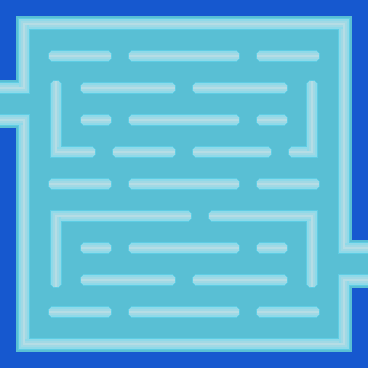

This is a level from a 2D game, rendered from its Tiled map with the project's own tilesets. A one-line summary and the complete map file follow:
An orthogonal 23x23 tile map with 16x16 px tiles, 2 tile layers (floor, walls).

<map version="1.10" tiledversion="1.10.1" orientation="orthogonal" renderorder="right-down" width="23" height="23" tilewidth="16" tileheight="16" infinite="0" nextlayerid="3" nextobjectid="1">
 <editorsettings>
  <export target="yetitilemap.tmj" format="json" />
 </editorsettings>
 <tileset firstgid="1" name="pacmap" tilewidth="16" tileheight="16" tilecount="16" columns="4">
  <image source="pacmap.png" width="64" height="64" />
 </tileset>
 <layer id="1" name="floor" width="23" height="23">
  <data encoding="csv">
10,10,10,10,10,10,10,10,10,10,10,10,10,10,10,10,10,10,10,10,10,10,10,
10,6,6,6,6,6,6,6,6,6,6,6,6,6,6,6,6,6,6,6,6,6,10,
10,6,6,6,6,6,6,6,6,6,6,6,6,6,6,6,6,6,6,6,6,6,10,
10,6,6,15,2,2,16,6,15,2,2,2,2,2,16,6,15,2,2,16,6,6,10,
10,6,6,6,6,6,6,6,6,6,6,6,6,6,6,6,6,6,6,6,6,6,10,
6,6,6,6,6,6,6,6,6,6,6,6,6,6,6,6,6,6,6,6,6,6,10,
6,6,6,6,6,6,6,6,6,6,6,6,6,6,6,6,6,6,6,6,6,6,10,
6,6,6,6,6,6,6,6,6,6,6,6,6,6,6,6,6,6,6,6,6,6,10,
10,6,6,6,6,6,6,6,6,6,6,6,6,6,6,6,6,6,6,6,6,6,10,
10,6,6,6,6,6,6,6,6,6,6,6,6,6,6,6,6,6,6,6,6,6,10,
10,6,6,6,6,6,6,6,6,6,6,6,6,6,6,6,6,6,6,6,6,6,10,
10,6,6,6,6,6,6,6,6,6,6,6,6,6,6,6,6,6,6,6,6,6,10,
10,6,6,6,6,6,6,6,6,6,6,6,6,6,6,6,6,6,6,6,6,6,10,
10,6,6,6,6,6,6,6,6,6,6,6,6,6,6,6,6,6,6,6,6,6,10,
10,6,6,6,6,6,6,6,6,6,6,6,6,6,6,6,6,6,6,6,6,6,10,
10,6,6,6,6,6,6,6,6,6,6,6,6,6,6,6,6,6,6,6,6,6,6,
10,6,6,6,6,6,6,6,6,6,6,6,6,6,6,6,6,6,6,6,6,6,6,
10,6,6,6,6,6,6,6,6,6,6,6,6,6,6,6,6,6,6,6,6,6,6,
10,6,6,6,6,6,6,6,6,6,6,6,6,6,6,6,6,6,6,6,6,6,10,
10,6,6,6,6,6,6,6,6,6,6,6,6,6,6,6,6,6,6,6,6,6,10,
10,6,6,6,6,6,6,6,6,6,6,6,6,6,6,6,6,6,6,6,6,6,10,
10,6,6,6,6,6,6,6,6,6,6,6,6,6,6,6,6,6,6,6,6,6,10,
10,10,10,10,10,10,10,10,10,10,10,10,10,10,10,10,10,10,10,10,10,10,10
</data>
 </layer>
 <layer id="2" name="walls" width="23" height="23">
  <data encoding="csv">
0,0,0,0,0,0,0,0,0,0,0,0,0,0,0,0,0,0,0,0,0,0,0,
0,1,2,2,2,2,2,2,2,2,2,2,2,2,2,2,2,2,2,2,2,3,0,
0,5,0,0,0,0,0,0,0,0,0,0,0,0,0,0,0,0,0,0,0,5,0,
0,5,0,0,0,0,0,0,0,0,0,0,0,0,0,0,0,0,0,0,0,5,0,
0,5,0,0,0,0,0,0,0,0,0,0,0,0,0,0,0,0,0,0,0,5,0,
2,7,0,13,0,15,2,2,2,2,16,0,15,2,2,2,2,16,0,13,0,5,0,
0,0,0,5,0,0,0,0,0,0,0,0,0,0,0,0,0,0,0,5,0,5,0,
2,3,0,5,0,15,16,0,15,2,2,2,2,2,16,0,15,16,0,5,0,5,0,
0,5,0,5,0,0,0,0,0,0,0,0,0,0,0,0,0,0,0,5,0,5,0,
0,5,0,9,2,16,0,15,2,2,16,0,15,2,2,2,16,0,15,7,0,5,0,
0,5,0,0,0,0,0,0,0,0,0,0,0,0,0,0,0,0,0,0,0,5,0,
0,5,0,15,2,2,16,6,15,2,2,2,2,2,16,6,15,2,2,16,6,5,0,
0,5,0,0,0,0,0,0,0,0,0,0,0,0,0,0,0,0,0,0,0,5,0,
0,5,0,1,2,2,2,2,2,2,2,16,0,15,2,2,2,2,2,3,0,5,0,
0,5,0,5,0,0,0,0,0,0,0,0,0,0,0,0,0,0,0,5,0,5,0,
0,5,0,5,0,15,16,0,15,2,2,2,2,2,16,0,15,16,0,5,0,9,2,
0,5,0,5,0,0,0,0,0,0,0,0,0,0,0,0,0,0,0,5,0,0,0,
0,5,0,14,0,15,2,2,2,2,16,0,15,2,2,2,2,16,0,14,0,1,2,
0,5,0,0,0,0,0,0,0,0,0,0,0,0,0,0,0,0,0,0,0,5,0,
0,5,0,15,2,2,16,6,15,2,2,2,2,2,16,6,15,2,2,16,6,5,0,
0,5,0,0,0,0,0,0,0,0,0,0,0,0,0,0,0,0,0,0,0,5,0,
0,9,2,2,2,2,2,2,2,2,2,2,2,2,2,2,2,2,2,2,2,7,0,
0,0,0,0,0,0,0,0,0,0,0,0,0,0,0,0,0,0,0,0,0,0,0
</data>
 </layer>
</map>